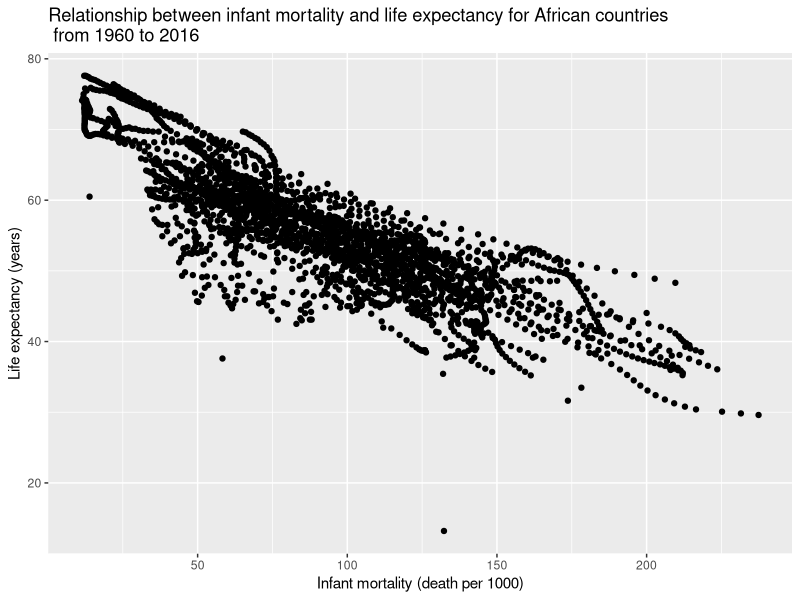
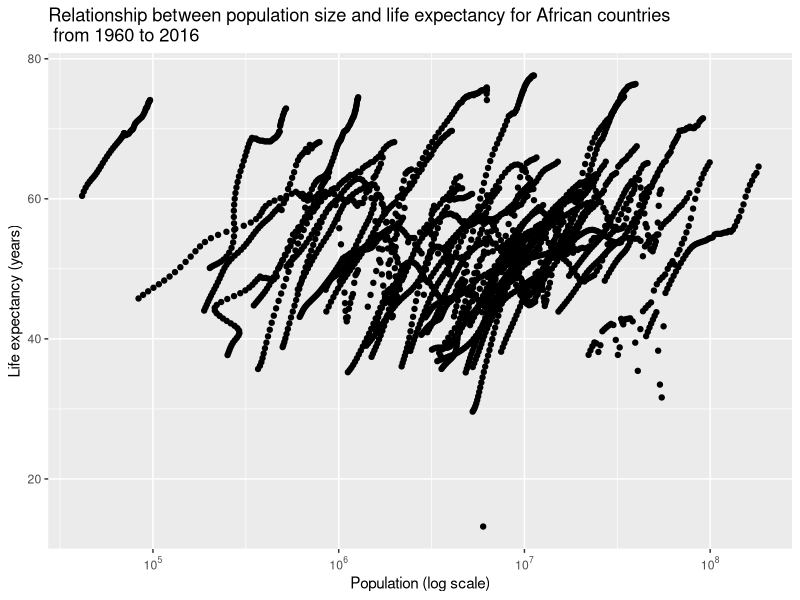
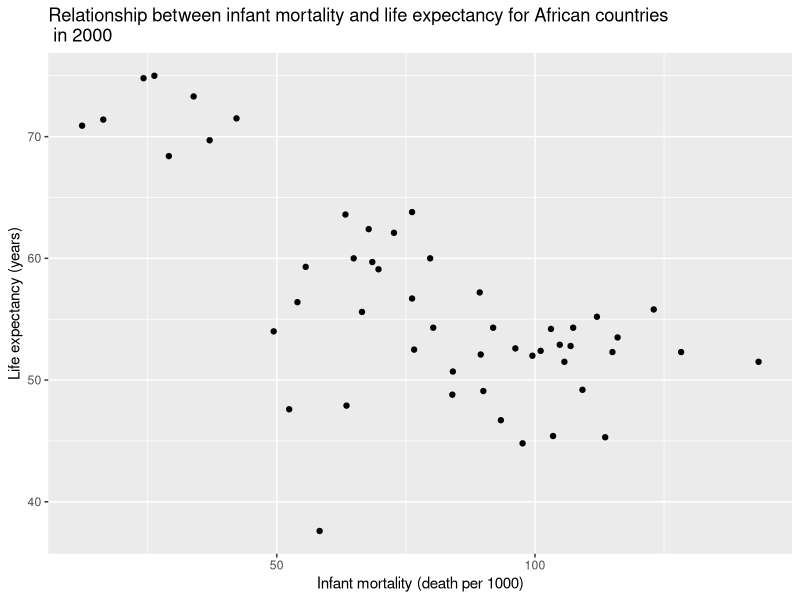
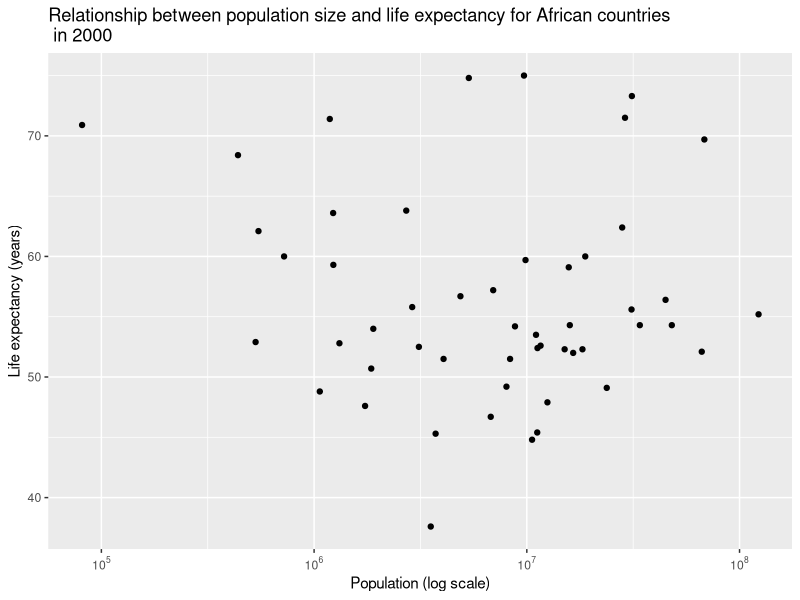
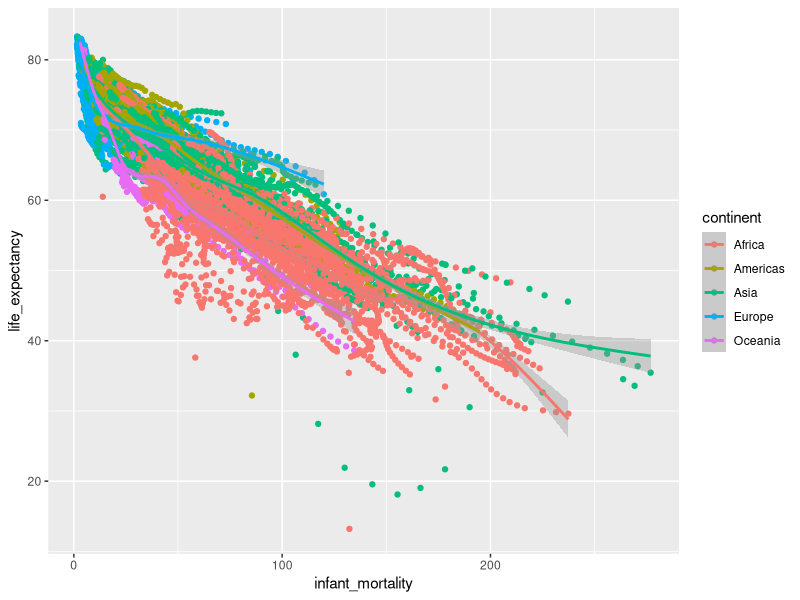
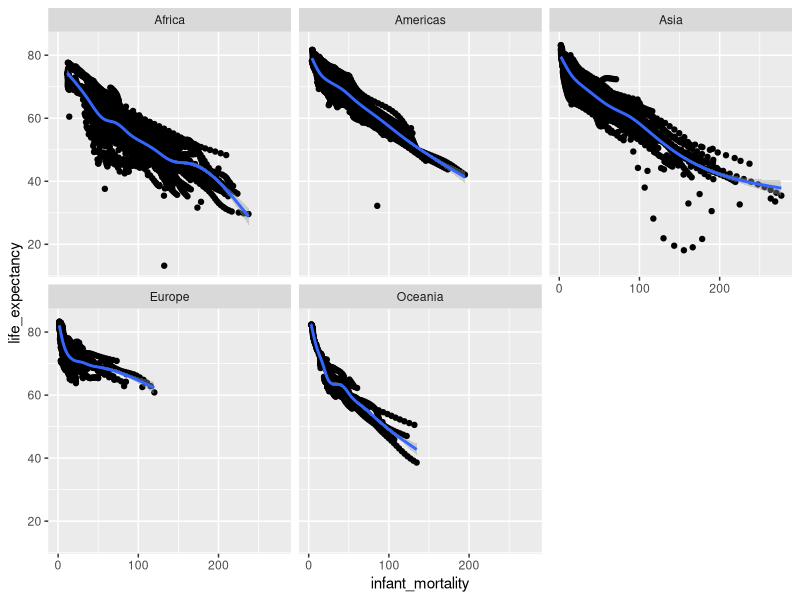
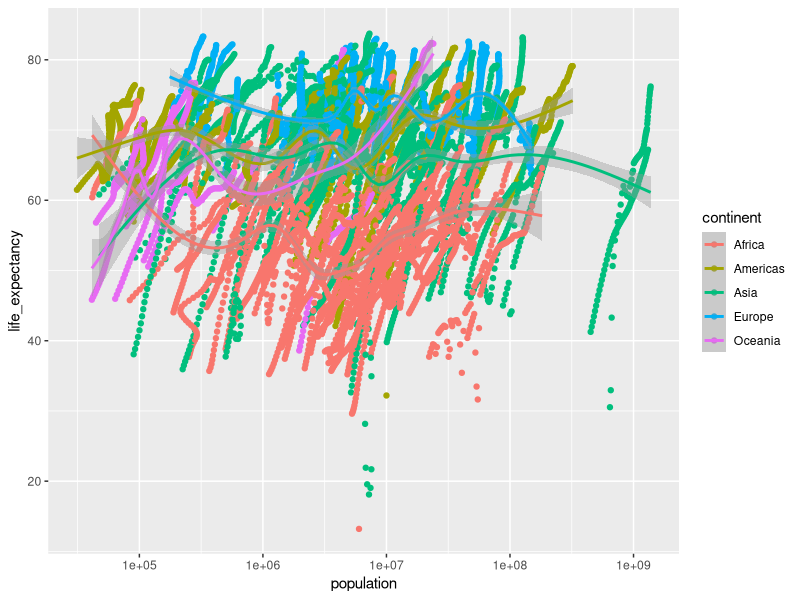
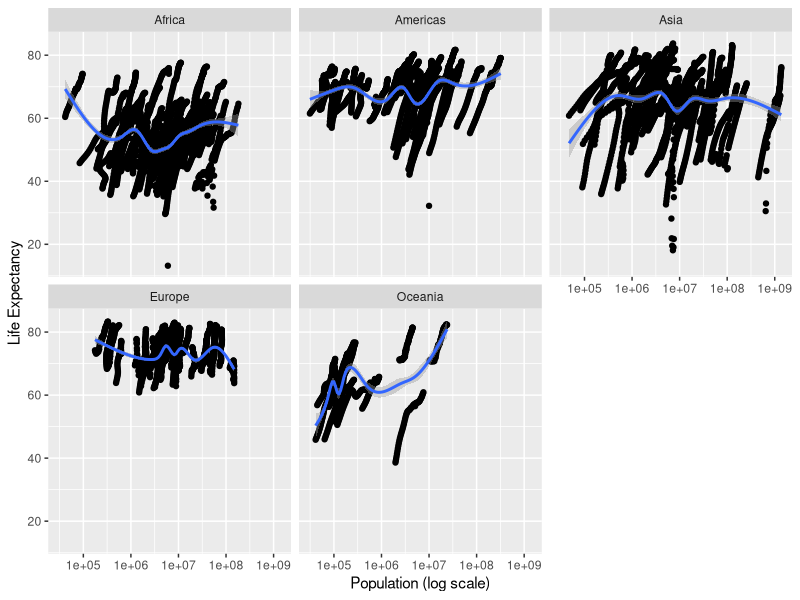

Source code (R) for these figures, in order:
## ---- chunk 1
## load R packages
library(tidyverse) # tidyverse offers great tools for data wrangling and visualization
library(scales) # to access break formatting functions
library(dslabs) # to use the gapminder data from this package
## ---- chunk 2
#Use help to access to the documentation page for gapminder data
help(gapminder)
#get an overview of data structure
str(gapminder)
## ---- chunk 3
#Here is the data summary
summary(gapminder)
## ---- chunk 4
#determine the type of object gapminder is
class(gapminder)
## ---- chunk 5
#assign African countries to a new object
africadata <- subset(gapminder, continent == "Africa")

#create two new objects
imr.le <- africadata[,c("infant_mortality","life_expectancy")]#first one contains "infant_mortality" and "life_expectancy"
pop.le <- africadata[,c("population","life_expectancy")]#first one contains "population " and "life_expectancy"
## ---- chunk 6
#get an overview of the data
str(africadata)
## ---- chunk 7
#check the summary of the data
summary(africadata)
## ---- chunk 8
#take a look at data structure and summary for the new object imr.le
str(imr.le)
summary(imr.le)
## ---- chunk 9
#take a look at data structure and summary for the new object pop.le
str(pop.le)
summary(pop.le)
## ---- chunk 10
#scatter plot of infant mortality and life expectancy from 1960 to 2016
imr.le %>% 
  ggplot(aes(x=infant_mortality, y=life_expectancy)) +
  geom_point() +
  #add plot title
  ggtitle("Relationship between infant mortality and life expectancy for African countries\n from 1960 to 2016") + 
  #change x-axis label
  xlab("Infant mortality (death per 1000)") + 
  #change y-axis label
  ylab("Life expectancy (years)") 
## ---- chunk 11
#scatterplot of population and life expectancy from 1960 to 2016
pop.le %>% 
  ggplot(aes(x=population, y=life_expectancy)) +
  geom_point() +
  #transform and reformat x-axis to log scale
  scale_x_continuous(trans = 'log10',
                     labels = trans_format("log10", math_format(10^.x))) + 
  #add plot title
  ggtitle("Relationship between population size and life expectancy for African countries\n from 1960 to 2016") + 
  #change x-axis label
  xlab("Population (log scale)") + 
  #change y-axis label
  ylab("Life expectancy (years)") 
  
## ---- chunk 12
#write code that figures out which years have missing data for infant mortality
africadata %>% 
      group_by(year) %>% 
      summarise(infant_mortality_na = sum(is.na(infant_mortality))) %>% 
      filter(infant_mortality_na > 0) #missing up to 1981 and 2016
## ---- chunk 13
#create new object to extract data for 2000
africadata2000 <- africadata[africadata$year == 2000,]

#take a look at data structure and summary
str(africadata2000)
summary(africadata2000)
## ---- chunk 14
#scatterplot of infant mortality and life expectancy only for year of 2000
africadata2000 %>% 
  ggplot(aes(x=infant_mortality, y=life_expectancy)) +
  geom_point() +
  ggtitle("Relationship between infant mortality and life expectancy for African countries\n in 2000") + #add plot title
  xlab("Infant mortality (death per 1000)") + #change x-axis label
  ylab("Life expectancy (years)") #change y-axis label
## ---- chunk 15
#scatterplot of population and life expectancy only for year of 2000
africadata2000 %>% 
  ggplot(aes(x=population, y=life_expectancy)) +
  geom_point() +
  scale_x_continuous(trans = 'log10',
              labels = trans_format("log10", math_format(10^.x))) + #transform and reformat x-axis to log scale
  ggtitle("Relationship between population size and life expectancy for African countries\n in 2000") + #add plot title
  xlab("Population (log scale)") + #change x-axis label
  ylab("Life expectancy (years)") #change y-axis label
## ---- chunk 16
# fit a linear model to regress life expectancy on infant mortality using only 2000 data
fit1 <- lm(life_expectancy ~ infant_mortality, data = africadata2000)
summary(fit1)

## ---- chunk 17
# fit a linear model to regress life expectancy on population size using only 2000 data
fit2 <- lm(life_expectancy ~ population, data = africadata2000)
summary(fit2)
## ---- chunk 18
library(broom)
## ---- chunk 19
# Create an object with just the infant mortality, life expectancy, and continent data
v1smh <- 
  select(gapminder, infant_mortality, life_expectancy, continent)

# Plot the data with different colors being different continents
ggplot(data = v1smh, aes(infant_mortality, life_expectancy, color = continent)) +
  geom_point() +
  geom_smooth()  

## ---- chunk 20
# Plotting the data the same way, this time with different continents each having their own plots 
ggplot(data = v1smh, aes(infant_mortality, life_expectancy)) +
  geom_point() +
  geom_smooth() +
  facet_wrap(~ continent)
## ---- chunk 21
#Create another object, now with population instead of infant mortality 
v2smh <- 
  select(gapminder, population, life_expectancy, continent)

# Plot the data with different colors being different continents, with population on a log scale 
ggplot(data = v2smh, aes(population, life_expectancy, color = continent)) +
  scale_x_continuous(trans = 'log10') +
  geom_point() +
  geom_smooth()  
## ---- chunk 22
# Plot life expectancy against log population
ggplot(data = v2smh, aes(population, life_expectancy)) +
  scale_x_continuous(trans = 'log10') +
  geom_point() +
  geom_smooth() +
  facet_wrap(~ continent) +
  xlab('Population (log scale)') +
  ylab('Life Expectancy') 

## ---- chunk 23
# Create object that only contains missing population information according to year and continent 
whatsmissing <- 
  gapminder %>%
  select(year, population, continent) %>%
  filter(is.na(population))
## ---- chunk 24
#Create an object containing population, life expectancy, continent, and year data, and then narrow that down to only data from the year 2000 
poplife2000 <- 
  select(gapminder, population, life_expectancy, continent, year) %>%
  filter(year == 2000)
## ---- chunk 25
#Plot life expectancy against log population for the year 2000
ggplot(data = poplife2000, aes(population, life_expectancy)) +
  scale_x_continuous(trans = 'log10') +
  geom_point() +
  geom_smooth() +
  facet_wrap(~ continent) +
  xlab('Population (log scale)') +
  ylab('Life Expectancy') 

## ---- chunk 26
# Fit a simple linear model with population and life expectancy across all continents 
fitall <- lm(life_expectancy ~ population, data = poplife2000)
summary(fitall)
tidy(fitall)
## ---- chunk 27
# Create object with just Africa from year 2000 data
afr2000 <-
  poplife2000 %>%
  filter(continent == "Africa") 

# Fit simple linear model with population and life expectancy for Africa 
fitafr <- lm(life_expectancy ~ population, data = afr2000)
summary(fitafr)
tidy(fitafr)
## ---- chunk 28
# Create object with just Americas from year 2000 data
ame2000 <-
  poplife2000 %>%
  filter(continent == "Americas") 

# Fit simple linear model with population and life expectancy for Americas 
fitame <- lm(life_expectancy ~ population, data = ame2000)
summary(fitame)
tidy(fitame)
## ---- chunk 29
# Create object with just Asia from year 2000 data
asi2000 <-
  poplife2000 %>%
  filter(continent == "Asia") 

# Fit simple linear model with population and life expectancy for Asia 
fitasi <- lm(life_expectancy ~ population, data = asi2000)
summary(fitasi)
tidy(fitasi)
## ---- chunk 30
# Create object with just Europe from year 2000 data
eur2000 <-
  poplife2000 %>%
  filter(continent == "Europe") 

# Fit simple linear model with population and life expectancy for Europe 
fiteur <- lm(life_expectancy ~ population, data = eur2000)
summary(fiteur)
tidy(fiteur)
## ---- chunk 31
# Create object with just Oceania from year 2000 data
oci2000 <-
  poplife2000 %>%
  filter(continent == "Oceania") 

# Fit simple linear model with population and life expectancy for Africa 
fitoci <- lm(life_expectancy ~ population, data = oci2000)
summary(fitoci)
tidy(fitoci)
